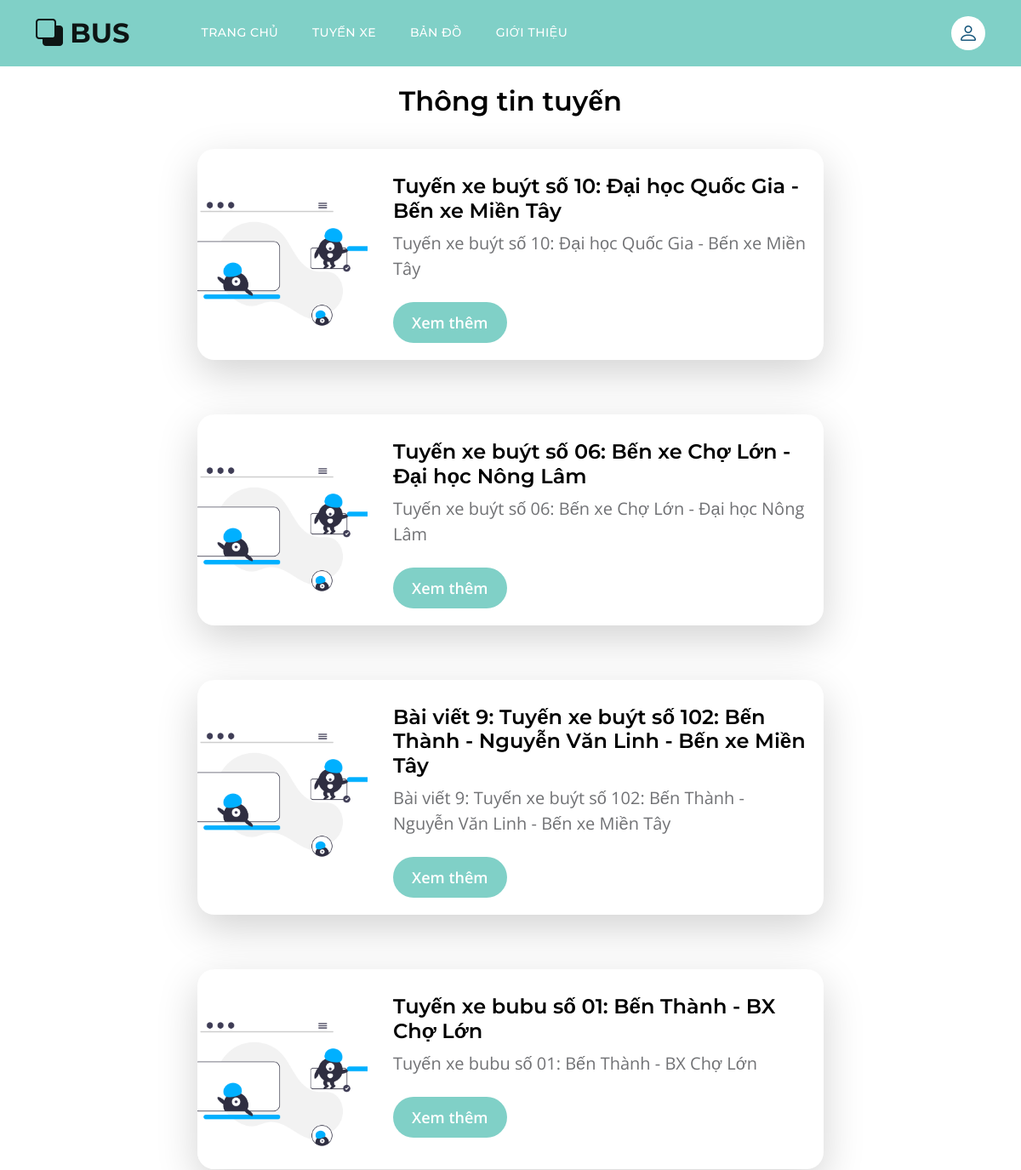
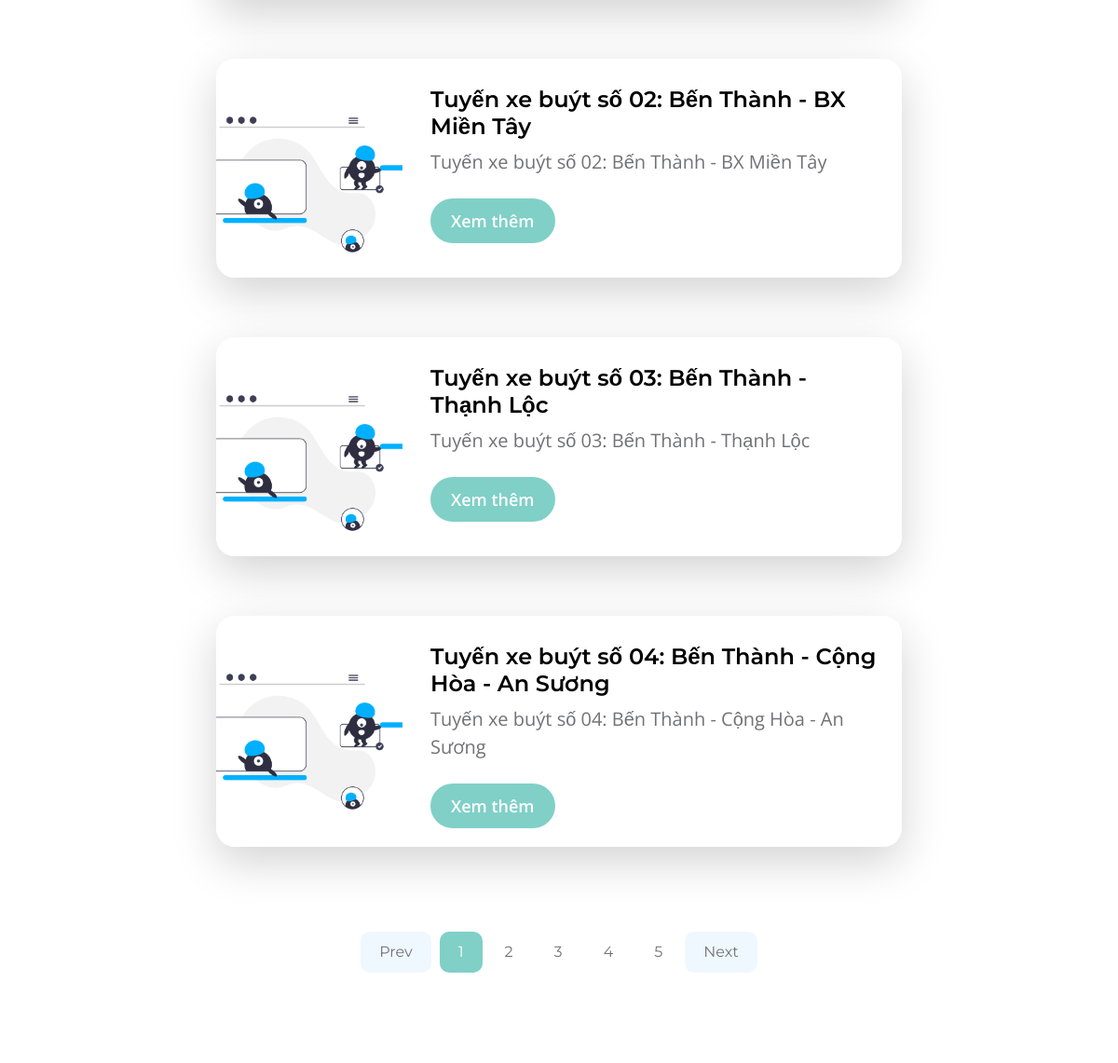
Page /bai-viet/ (upper part) on the earlier database version (2 pictures, top to bottom).
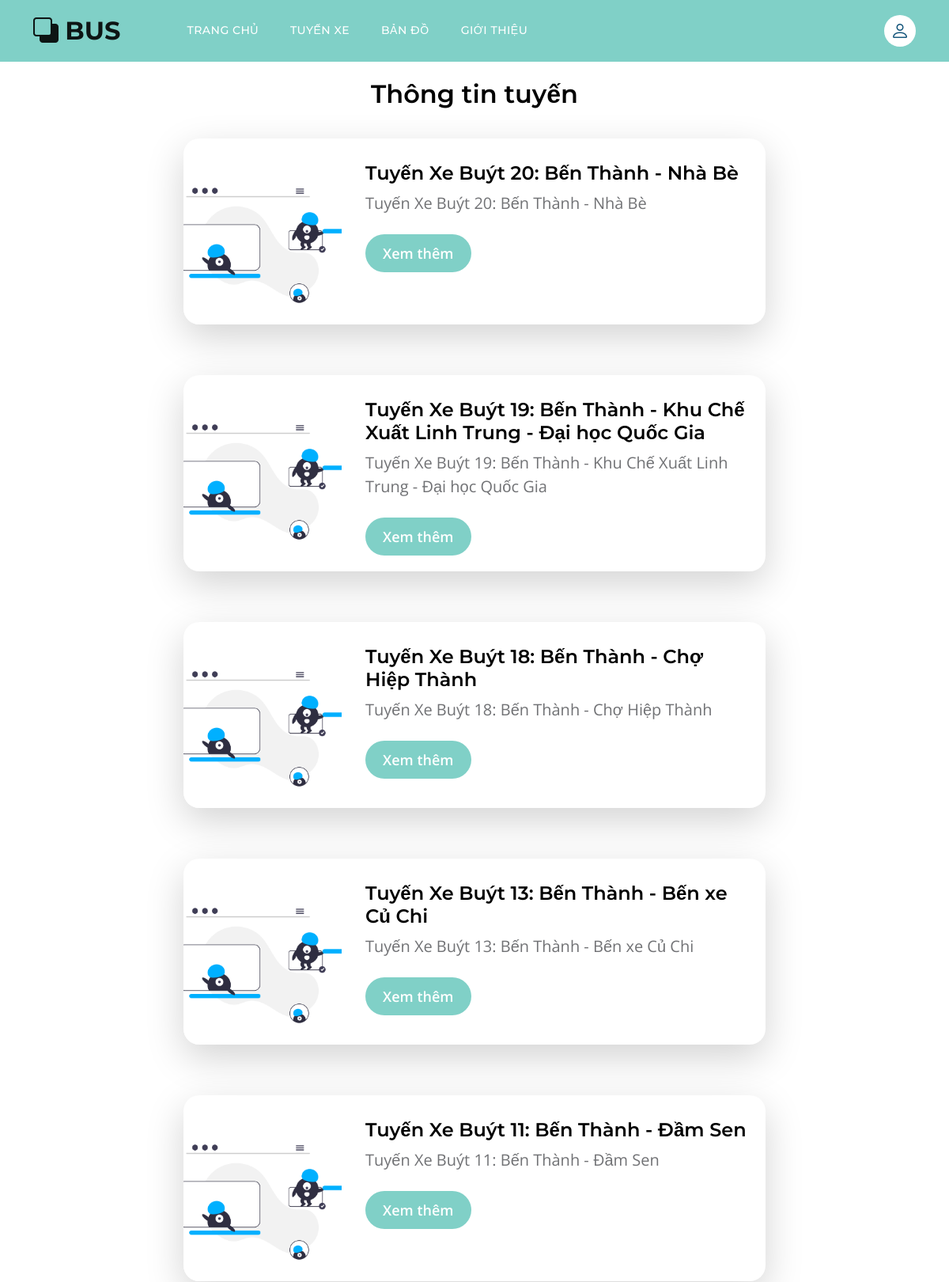
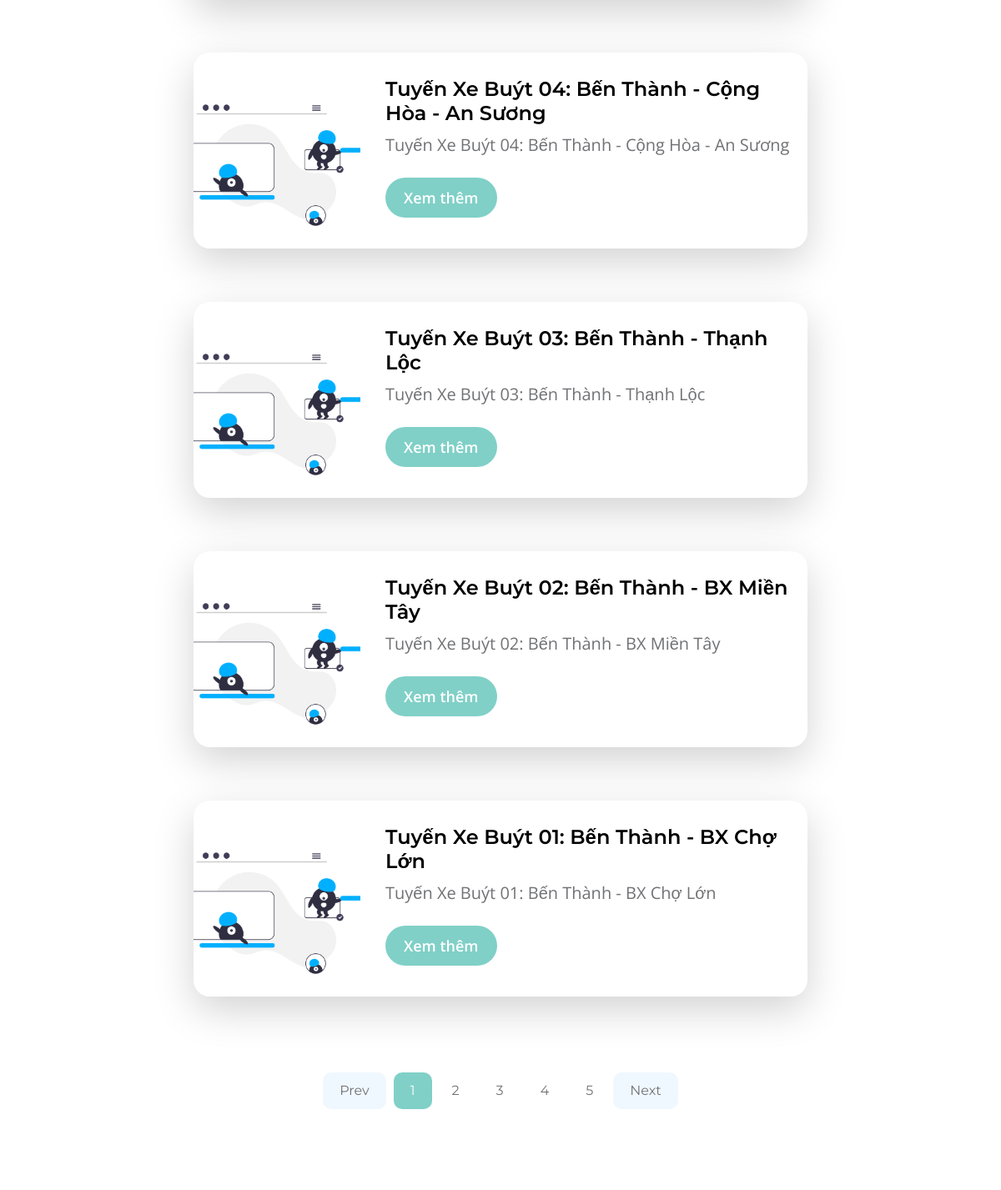
Same page on the later database version (2 pictures, top to bottom).
### posts/models.py (models this page shows, shortened)
class Post(models.Model):
    title = models.CharField(max_length=100)
    body = models.TextField()
    slug = models.SlugField(unique=True)
    date = models.DateTimeField(auto_now_add=True)
    points_outbound = models.JSONField(default=list, blank=True)
    points_inbound = models.JSONField(default=list, blank=True)

### posts/views.py (the view)
# urls.py: path("", views.post_list, name="list"),
def post_list(request):
    posts = Post.objects.all().order_by("-date")
    return render(request, "posts/post_list.html", {"posts": posts})

### posts/templates/posts/post_list.html
{% extends "index.html" %}
{% load static %}
{% block content %}
<section class="section-padding">
    <div class="container">
        <div class="row">
            <div class="col-lg-12 col-12 text-center">
                <h3 class="mb-4">Thông tin tuyến</h3>
            </div>
            {% for post in posts %}
            <div class="col-lg-8 col-12 mt-3 mx-auto">
                <div class="custom-block custom-block-topics-listing bg-white shadow-lg mb-5">
                    <div class="d-flex">
                        <img src="{% static "images/topics/undraw_Remote_design_team_re_urdx.png" %}" class="custom-block-image img-fluid" alt="">
                        <div class="custom-block-topics-listing-info d-flex">
                            <div>
                                <h5 class="mb-2">{{ post.title }}</h5>
                                <p class="mb-0">{{ post.title }}</p>
                                <a href="{% url "posts:page" slug=post.slug %}" class="btn custom-btn mt-3 mt-lg-4">Xem thêm</a>
                            </div>
                        </div>
                    </div>
                </div>
            </div>
            {% endfor %}
            <div class="col-lg-12 col-12">
                <nav aria-label="Page navigation example">
                    <ul class="pagination justify-content-center mb-0">
                        <li class="page-item">
                            <a class="page-link" href="#" aria-label="Previous">
                                <span aria-hidden="true">Prev</span>
                            </a>
                        </li>
                        <li class="page-item active" aria-current="page">
                            <a class="page-link" href="#">1</a>
                        </li>
                        <li class="page-item">
                            <a class="page-link" href="#">2</a>
                        </li>
                        <li class="page-item">
                            <a class="page-link" href="#">3</a>
                        </li>
                        <li class="page-item">
                            <a class="page-link" href="#">4</a>
                        </li>
                        <li class="page-item">
                            <a class="page-link" href="#">5</a>
                        </li>
                        <li class="page-item">
                            <a class="page-link" href="#" aria-label="Next">
                                <span aria-hidden="true">Next</span>
                            </a>
                        </li>
                    </ul>
                </nav>
            </div>
        </div>
    </div>
</section>
{% endblock %}

Differences in the rows shown:
removed Post: title "Tuyến xe buýt số 10: Đại học Quốc Gia - Bến xe Miền Tây"
removed Post: title "Tuyến xe buýt số 06: Bến xe Chợ Lớn - Đại học Nông Lâm"
removed Post: title "Bài viết 9: Tuyến xe buýt số 102: Bến Thành - Nguyễn Văn Linh - Bến xe Miền Tây"
removed Post: title "Tuyến xe bubu số 01: Bến Thành - BX Chợ Lớn"
removed Post: title "Tuyến xe buýt số 02: Bến Thành - BX Miền Tây"
removed Post: title "Tuyến xe buýt số 03: Bến Thành - Thạnh Lộc"
removed Post: title "Tuyến xe buýt số 04: Bến Thành - Cộng Hòa - An Sương"
added Post: title "Tuyến Xe Buýt 20: Bến Thành - Nhà Bè"
added Post: title "Tuyến Xe Buýt 19: Bến Thành - Khu Chế Xuất Linh Trung - Đại học Quốc Gia"
added Post: title "Tuyến Xe Buýt 18: Bến Thành - Chợ Hiệp Thành"
added Post: title "Tuyến Xe Buýt 13: Bến Thành - Bến xe Củ Chi"
added Post: title "Tuyến Xe Buýt 11: Bến Thành - Đầm Sen"
added Post: title "Tuyến Xe Buýt 04: Bến Thành - Cộng Hòa - An Sương"
added Post: title "Tuyến Xe Buýt 03: Bến Thành - Thạnh Lộc"
added Post: title "Tuyến Xe Buýt 02: Bến Thành - BX Miền Tây"
added Post: title "Tuyến Xe Buýt 01: Bến Thành - BX Chợ Lớn"
